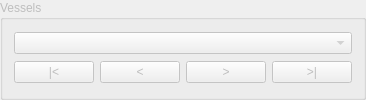
          <widget class="QGroupBox" name="vesselsGroup">
           <property name="enabled">
            <bool>false</bool>
           </property>
           <property name="title">
            <string>Vessels</string>
           </property>
           <layout class="QVBoxLayout" name="verticalLayout_5">
            <item>
             <widget class="QComboBox" name="vesselCombo"/>
            </item>
            <item>
             <layout class="QHBoxLayout" name="vesselLayout" stretch="1,1,0,0">
              <item>
               <widget class="QPushButton" name="firstVesselButton">
                <property name="toolTip">
                 <string>First Vessel</string>
                </property>
                <property name="text">
                 <string>|&lt;</string>
                </property>
                <property name="flat">
                 <bool>false</bool>
                </property>
               </widget>
              </item>
              <item>
               <widget class="QPushButton" name="prevVesselButton">
                <property name="toolTip">
                 <string>Previous Vessel</string>
                </property>
                <property name="text">
                 <string>&lt;</string>
                </property>
               </widget>
              </item>
              <item>
               <widget class="QPushButton" name="nextVesselButton">
                <property name="toolTip">
                 <string>Next Vessel</string>
                </property>
                <property name="text">
                 <string>&gt;</string>
                </property>
               </widget>
              </item>
              <item>
               <widget class="QPushButton" name="lastVesselButton">
                <property name="toolTip">
                 <string>Last Vessel</string>
                </property>
                <property name="text">
                 <string>&gt;|</string>
                </property>
               </widget>
              </item>
             </layout>
            </item>
           </layout>
          </widget>
